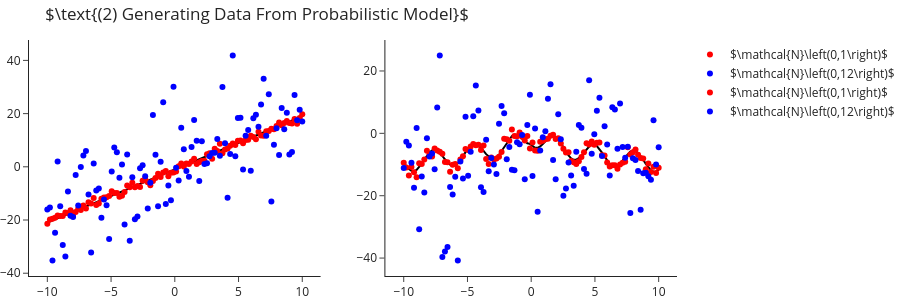

Notebook source saved alongside this figure:
### Markdown cell above
Next, we want to define probabilistic model based on the models seen before. Let us assume that the sample noise has a Gaussian distribution, centered around zero with some variance. So:

$$ Y^{\left(1\right)} = 2X - 1 + \varepsilon, \quad\quad Y^{\left(2\right)} = 3sin\left(2X - 2\right) - 3 \sqrt{|X|} + \varepsilon $$

where $\varepsilon\sim\mathcal{N}\left(0,\sigma^2\right)$ some some values of $\sigma^2$. We will further assume that the noise of different samples is independent of the other samples. So we could write it as $\varepsilon_1,\ldots,\varepsilon_m\overset{iid}{\sim}\mathcal{N}\left(0,\sigma^2\right)$ or in vector notations $\varepsilon\sim\mathcal{N}\left(0,\sigma^2 I_m\right)$, where $\mathcal{N}$ now refers to an $m$ dimensional multivariate normal distribution.

### Code cell
Y1_noisy   = Y1 + np.random.normal(0, 1, size=m)
Y1_noisier = Y1 + np.random.normal(0, 12, size=m)

Y2_noisy   = Y2 + np.random.normal(0, 1, size=m)
Y2_noisier = Y2 + np.random.normal(0, 12, size=m)


make_subplots(rows=1, cols=2)\
    .add_traces([go.Scatter(x=X, y=Y1, mode='lines', marker=dict(color="black"), showlegend=False),
                 go.Scatter(x=X, y=Y2, mode='lines', marker=dict(color="black"), showlegend=False)], 
                rows=[1,1], cols=[1,2])\
    .add_traces([go.Scatter(x=X, y=Y1_noisy,   mode='markers', marker=dict(color="red"),  name="$\\mathcal{N}\\left(0,1\\right)$"),
                 go.Scatter(x=X, y=Y1_noisier, mode='markers', marker=dict(color="blue"), name="$\\mathcal{N}\\left(0,12\\right)$"),
                 go.Scatter(x=X, y=Y2_noisy,   mode='markers', marker=dict(color="red"), name="$\\mathcal{N}\\left(0,1\\right)$"),
                 go.Scatter(x=X, y=Y2_noisier, mode='markers', marker=dict(color="blue"), name="$\\mathcal{N}\\left(0,12\\right)$")], 
    rows=1, cols=[1,1,2,2])\
    .update_layout(title_text=r"$\text{(2) Generating Data From Probabilistic Model}$", height=300)\
    .show()
